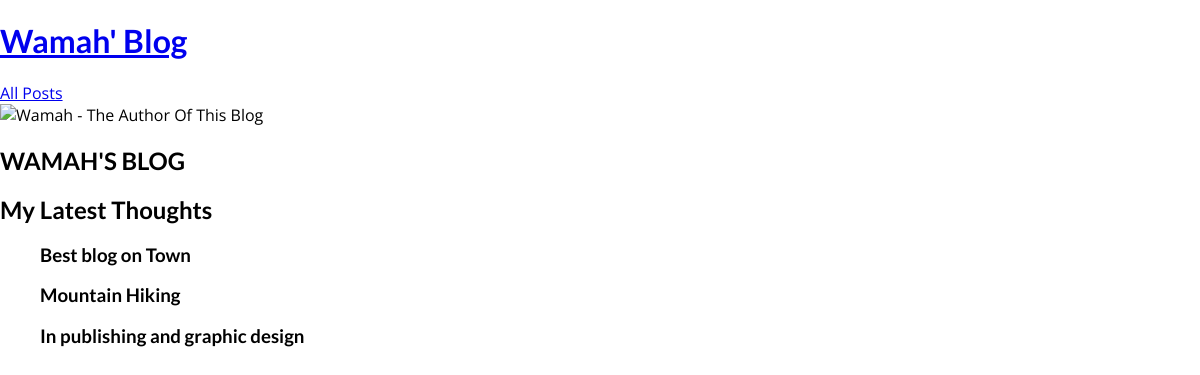
The page / on the database its author committed.
### blog/models.py (models this page shows)
class Post(models.Model):
    title = models.CharField(max_length=150)
    excerpt = models.CharField(max_length=200)
    image = models.ImageField(upload_to = "posts", null=True)
    author = models.ForeignKey(Author, on_delete=models.SET_NULL, null=True, related_name="posts")
    date = models.DateField(auto_now=True)
    slug = models.SlugField(unique=True, db_index=True)
    tags = models.ManyToManyField(Tag)
    content = models.TextField(validators=[MinLengthValidator(10)])

### blog/views.py (the view)
# urls.py: path('', views.starting_page, name='starting-page'),
def starting_page(request):
    latest_posts = Post.objects.all().order_by('-date')[:3] #creates a sql query that only fetches those post// very smart
    return render(request, 'blog/index.htm', {"latest_posts": latest_posts})

### blog/templates/blog/index.htm (shortened to what this page needs)
{% extends "base.htm" %}
{% load static %}
{% block content %}
<section id="welcome">
    <header>
        <img src="" alt="Wamah - The Author Of This Blog" />
        <h2>WAMAH'S BLOG</h2>
    </header>
</section>
<section id="latest-posts">
    <h2>My Latest Thoughts</h2>
    <ul>
        {% for post in latest_posts %}
        <h3>{{ post.title }}</h3>
        {% endfor %}
    </ul>
</section>
{% endblock %}

### static/app.css (style rules this page uses)
* { box-sizing: border-box; }
html { font-family: 'Open Sans', 'Lato', sans-serif; }
body { margin: 0; }
h1, h2, h3 { font-family: 'Lato', sans-serif; font-weight: bold; }

### rows shown on the page
Post: title "Best blog on Town"
Post: title "Mountain Hiking"
Post: title "In publishing and graphic design"
